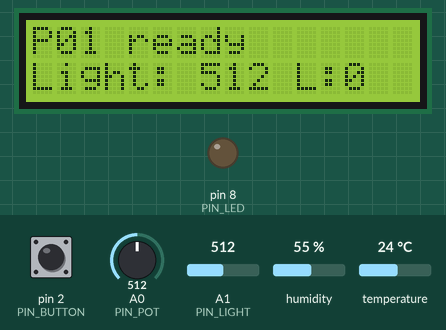
This sketch was run on a simulated Arduino Uno, built with avr-gcc and run on an emulated ATmega328P. Shown: 16×2 character LCD, output pins drawn as LEDs (lit = HIGH). Inputs (shaded band) come from the test bench; at power-on: A1 (PIN_LIGHT) = 512, pin 2 (PIN_BUTTON) HIGH, A0 (PIN_POT) = 512, humidity 55 %, temperature 24 °C. What the sketch prints to the serial monitor is not drawn.

Above: at 1.2 s.
1.3 s: A1 (PIN_LIGHT) set to 440
At 2.7 s:
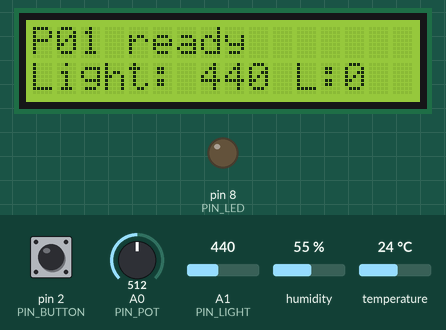
3.0 s: A1 (PIN_LIGHT) set to 460
At 4.5 s:
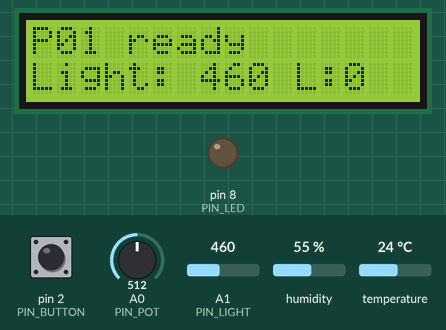
8.5 s: A1 (PIN_LIGHT) set to 340
At 9.4 s:
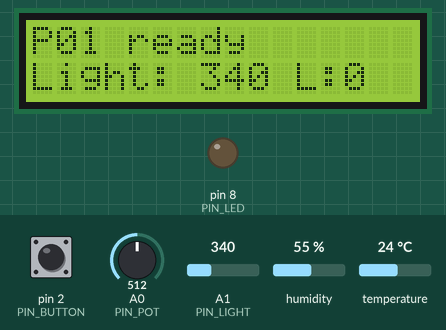
Timing chart, 0 to 11.0 s (numbered marks = the images above; inputs shaded):
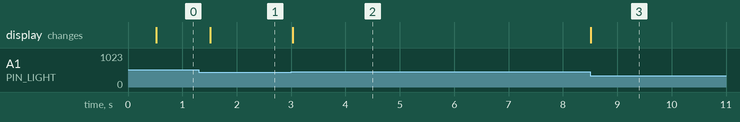

Measured:
- after the input at 1.3 s, the display: changes after 0.22 s (image 1)
- after the input at 3.0 s, the display: changes at once (image 2)
- after the input at 8.5 s, the display: changes at once (image 3)

The sketch:

P01.ino
```cpp
// P01: LED·버튼·가변저항·CdS·DHT11·LCD를 동시에 연결하는 기본 통합 회로.
// 같은 폴더의 pins.h가 배선표와 동일한 핀을 지정합니다.
#include "pins.h"
#include <DHT.h>
#include <Wire.h>
#include <hd44780.h>
#include <hd44780ioClass/hd44780_I2Cexp.h>
#include "protocol.h"
DHT dht(PIN_DHT, DHT11);
hd44780_I2Cexp lcd;
bool ledOn=false, automatic=false, dhtValid=false, lcdReady=false;
float temperature=0, humidity=0;
int lightRaw=0, potRaw=0, onThreshold=350, offThreshold=450;
unsigned long lastDht=0, lastDisplay=0, lastState=0;
void safeStop() { automatic=false; ledOn=false; digitalWrite(PIN_LED, LOW); }
void snapshot(unsigned int request) {
  stateStart(request);
  Serial.print(F(",\"pot_raw\":")); Serial.print(potRaw);
  Serial.print(F(",\"light_raw\":")); Serial.print(lightRaw);
  Serial.print(F(",\"button_pressed\":")); Serial.print(digitalRead(PIN_BUTTON)==LOW ? F("true") : F("false"));
  Serial.print(F(",\"led\":")); Serial.print(ledOn?1:0);
  Serial.print(F(",\"auto\":")); Serial.print(automatic?F("true"):F("false"));
  Serial.print(F(",\"lcd_ready\":")); Serial.print(lcdReady?F("true"):F("false"));
  Serial.print(F(",\"temperature_c\":")); if(dhtValid) Serial.print(temperature,1); else Serial.print(F("null"));
  Serial.print(F(",\"humidity_pct\":")); if(dhtValid) Serial.print(humidity,1); else Serial.print(F("null"));
  Serial.println('}');
}
bool command(unsigned int request, const char *name, char *args) {
  long value;
  if (!strcmp(name,"LED") && integer(args,0,1,value)) {
    automatic=false; ledOn=value; digitalWrite(PIN_LED,ledOn?HIGH:LOW); applied(request); return true;
  }
  if (!strcmp(name,"AUTO") && integer(args,0,1,value)) { automatic=value; applied(request); return true; }
  if (!strcmp(name,"THRESH")) {
    long limits[2];
    if(integers(args,2,0,1023,limits) && limits[0]<limits[1]) {
      onThreshold=limits[0]; offThreshold=limits[1]; applied(request); return true;
    }
  }
  errorReply(request,F("unsupported_or_range")); return false;
}
void setup() {
  pinMode(PIN_LED,OUTPUT); pinMode(PIN_BUTTON,INPUT_PULLUP); safeStop();
  Serial.begin(115200); dht.begin();
  Wire.begin(); Wire.setWireTimeout(25000,true);
  lcdReady=lcd.begin(16,2)==0;
  if(lcdReady) { lcd.backlight(); lcd.print("P01 ready"); }
  lastContact=millis();
}
void loop() {
  readCommands(); unsigned long now=millis();
  potRaw=analogRead(PIN_POT); lightRaw=analogRead(PIN_LIGHT);
  // CdS를 5V 쪽, 10k 저항을 GND 쪽에 둔 회로: 어두울수록 값이 작습니다.
  if(automatic) {
    if(lightRaw<onThreshold) ledOn=true;
    else if(lightRaw>offThreshold) ledOn=false;
    digitalWrite(PIN_LED,ledOn?HIGH:LOW);
  }
  if(now-lastDht>=2000) {
    lastDht=now; humidity=dht.readHumidity(); temperature=dht.readTemperature();
    dhtValid=!isnan(humidity)&&!isnan(temperature);
  }
  if(lcdReady && now-lastDisplay>=500) {
    lastDisplay=now; char row[17]; snprintf(row,sizeof(row),"Light:%4d L:%d ",lightRaw,ledOn);
    lcd.setCursor(0,1); lcd.print(row);
  }
  if(now-lastState>=1000) {lastState=now; snapshot(0);}
}
```

protocol.h
```cpp
#pragma once
#include <Arduino.h>
#include <stdlib.h>
#include <string.h>
#include <errno.h>

// 한 줄은 '요청번호 명령 인수'입니다. 줄 끝은 Enter(\n)입니다.
// 핀 번호를 외부에서 받지 않고, 배선 명세에 등록된 기능만 허용합니다.
void snapshot(unsigned int request);
bool command(unsigned int request, const char *name, char *args);
void safeStop();
char inputLine[80];
byte inputLength = 0;
bool discardLine = false;
unsigned long lastContact = 0;

void errorReply(unsigned int request, const __FlashStringHelper *code) {
  Serial.print(F("{\"v\":1,\"type\":\"error\",\"request\":"));
  Serial.print(request); Serial.print(F(",\"code\":\""));
  Serial.print(code); Serial.println(F("\"}"));
}
void applied(unsigned int request) {
  Serial.print(F("{\"v\":1,\"type\":\"ack\",\"request\":"));
  Serial.print(request); Serial.println(F(",\"applied\":true}"));
}
bool integer(const char *text, long low, long high, long &value) {
  if (!text || !*text) return false;
  char *end; errno=0; value = strtol(text, &end, 10);
  return errno!=ERANGE && *end == '\0' && value >= low && value <= high;
}
bool integers(char *text, byte count, long low, long high, long *values) {
  char *save=NULL; char *token=strtok_r(text," ",&save);
  for(byte i=0;i<count;i++) {
    if(!token || !integer(token,low,high,values[i])) return false;
    token=strtok_r(NULL," ",&save);
  }
  return token==NULL;
}
void stateStart(unsigned int request) {
  Serial.print(F("{\"v\":1,\"type\":\"state\",\"profile\":\""));
  Serial.print(PROFILE_ID); Serial.print(F("\",\"request\":"));
  Serial.print(request); Serial.print(F(",\"ms\":")); Serial.print(millis());
}
void dispatch() {
  char *space = strchr(inputLine, ' ');
  if (!space) { errorReply(0, F("format")); return; }
  *space = '\0'; long request;
  if (!integer(inputLine, 1, 65535, request)) { errorReply(0, F("request")); return; }
  char *name = space + 1;
  char *args = strchr(name, ' ');
  if (args) { *args = '\0'; args++; }
  else args = name + strlen(name);
  if (!strcmp(name, "STATUS") && !*args) { lastContact=millis(); snapshot(request); return; }
  if (!strcmp(name, "PING") && !*args) { lastContact=millis(); applied(request); return; }
  if (!strcmp(name, "STOP") && !*args) { lastContact=millis(); safeStop(); applied(request); snapshot(request); return; }
  // 각 프로파일의 명령 함수는 잘못된 인수나 지원하지 않는 명령을 거절합니다.
  if (command(request, name, args)) lastContact = millis();
}
void readCommands() {
  byte budget = 64; // 한 번에 읽는 양을 제한해 센서·모터 갱신을 막지 않습니다.
  while (budget-- && Serial.available()) {
    char c = Serial.read();
    if (c == '\r') continue;
    if (c == '\n') {
      if (discardLine) errorReply(0, F("line_too_long"));
      else if (inputLength) { inputLine[inputLength]='\0'; dispatch(); }
      inputLength=0; discardLine=false;
    } else if (!discardLine) {
      if (inputLength < sizeof(inputLine)-1) inputLine[inputLength++]=c;
      else { discardLine=true; inputLength=0; }
    }
  }
}
```

pins.h
```cpp
#pragma once
#include <Arduino.h>
#define PROFILE_ID "P01"
const byte PIN_LED = 8;
const byte PIN_BUTTON = 2;
const byte PIN_POT = A0;
const byte PIN_LIGHT = A1;
const byte PIN_DHT = 4;
const byte PIN_SDA = A4;
const byte PIN_SCL = A5;
```
